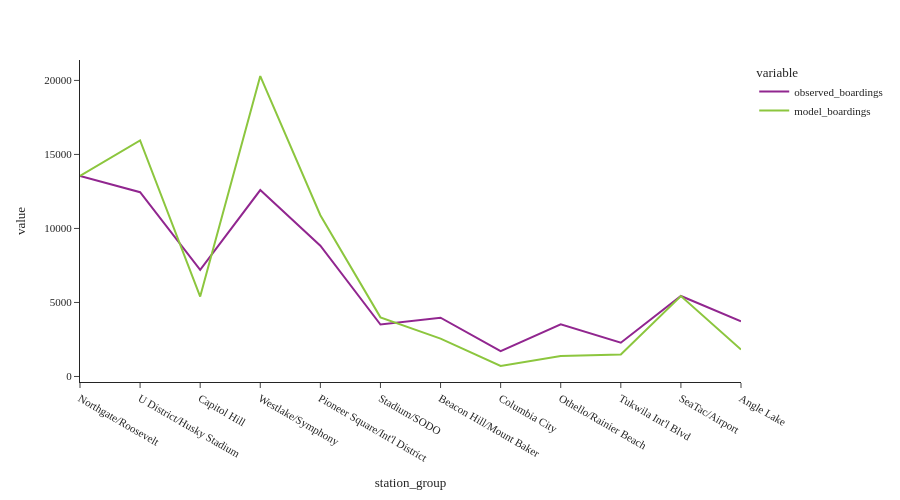

Here is the notebook cell this chart was saved with:
### Code cell
fig = px.line(df_combined[['observed_boardings','model_boardings']])
fig.update_layout(height=500, width=900, font=dict(size=11),
                  yaxis_tickformat = '.00f')
fig.show()

### Figure 1 — Plotly figure (JSON) as saved in the notebook; plotly's stock layout.template omitted (floating-point values rounded to 4 significant figures)
{"data": [{"hovertemplate": "variable=observed_boardings<br>station_group=%{x}<br>value=%{y}<extra></extra>", "legendgroup": "observed_boardings", "line": {"color": "#91268F", "dash": "solid"}, "marker": {"symbol": "circle"}, "mode": "lines", "name": "observed_boardings", "orientation": "v", "showlegend": true, "type": "scatter", "x": ["Northgate/Roosevelt", "U District/Husky Stadium", "Capitol Hill", "Westlake/Symphony", "Pioneer Square/Int'l District", "Stadium/SODO", "Beacon Hill/Mount Baker", "Columbia City", "Othello/Rainier Beach", "Tukwila Int'l Blvd", "SeaTac/Airport", "Angle Lake"], "xaxis": "x", "y": [13550.0, 12450.0, 7196.0, 12590.0, 8830.0, 3507.0, 3968.0, 1713.0, 3524.0, 2278.0, 5435.0, 3725.0], "yaxis": "y"}, {"hovertemplate": "variable=model_boardings<br>station_group=%{x}<br>value=%{y}<extra></extra>", "legendgroup": "model_boardings", "line": {"color": "#8CC63E", "dash": "solid"}, "marker": {"symbol": "circle"}, "mode": "lines", "name": "model_boardings", "orientation": "v", "showlegend": true, "type": "scatter", "x": ["Northgate/Roosevelt", "U District/Husky Stadium", "Capitol Hill", "Westlake/Symphony", "Pioneer Square/Int'l District", "Stadium/SODO", "Beacon Hill/Mount Baker", "Columbia City", "Othello/Rainier Beach", "Tukwila Int'l Blvd", "SeaTac/Airport", "Angle Lake"], "xaxis": "x", "y": [13550.0, 15940.0, 5401.0, 20290.0, 10890.0, 3992.0, 2556.0, 714.5, 1379.0, 1479.0, 5429.0, 1816.0], "yaxis": "y"}], "layout": {"font": {"size": 11}, "height": 500, "legend": {"title": {"text": "variable"}, "tracegroupgap": 0}, "margin": {"t": 60}, "width": 900, "xaxis": {"anchor": "y", "domain": [0.0, 1.0], "title": {"text": "station_group"}}, "yaxis": {"anchor": "x", "domain": [0.0, 1.0], "tickformat": ".00f", "title": {"text": "value"}}}}
